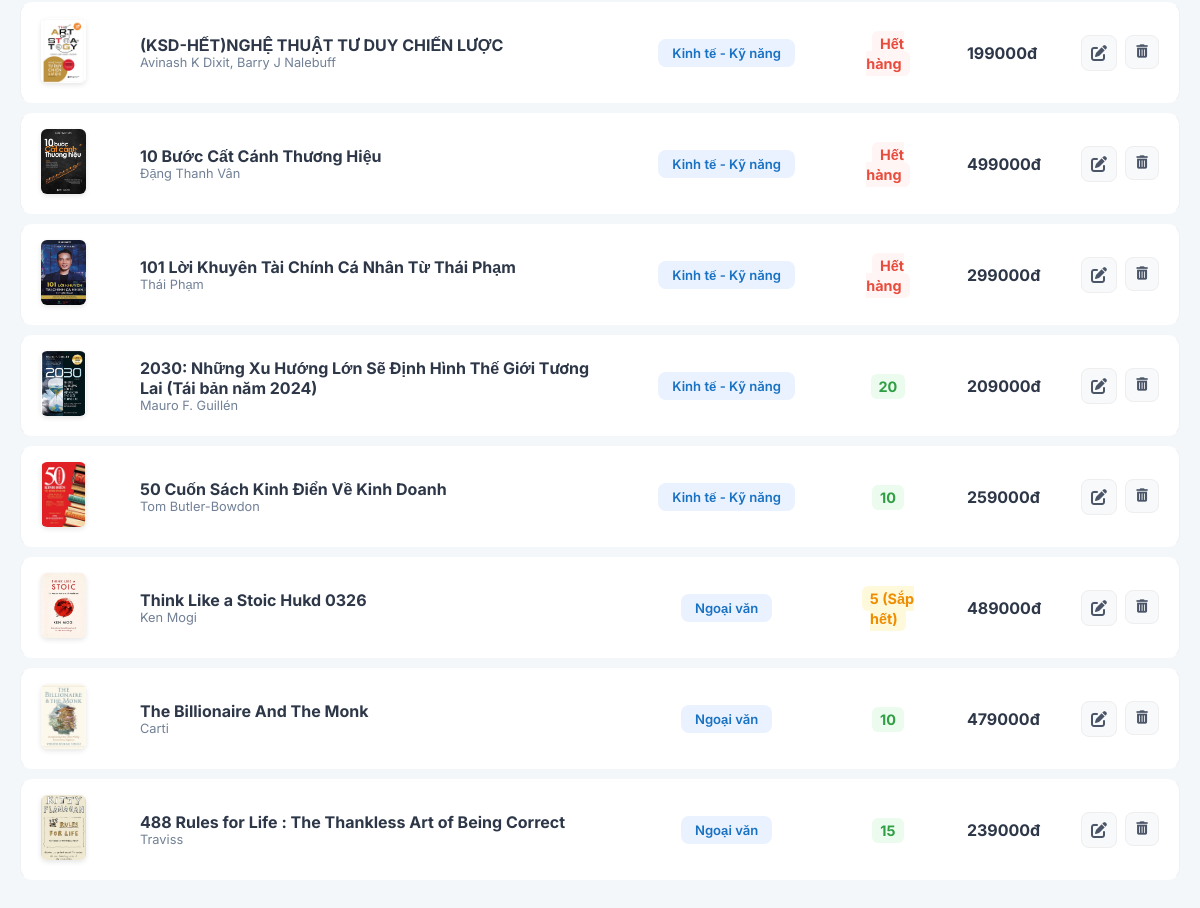
Page /staff/books/ (signed in, lower part) on the earlier database version.
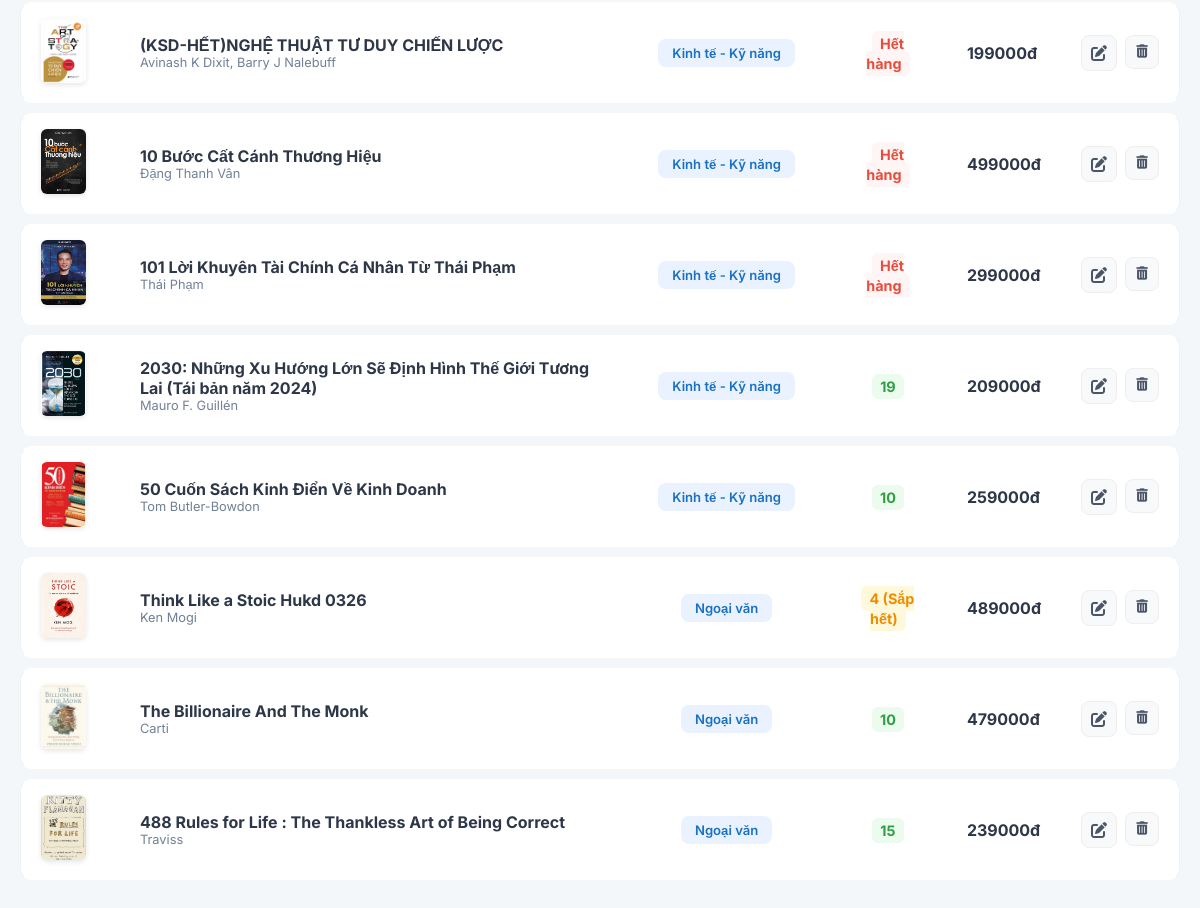
Same page on the later database version.
### app/models.py (models this page shows, shortened)
class Book(models.Model):
    title = models.CharField(max_length=200)
    author = models.CharField(max_length=100)
    price = models.DecimalField(max_digits=10, decimal_places=0)
    category = models.ForeignKey(Category, on_delete=models.SET_NULL, null=True, related_name='books')
    stock = models.IntegerField(default=0)
    release_date = models.DateField(default=timezone.now)
    wishlist = models.ManyToManyField(User, related_name="favorite_books", blank=True)
    description = models.TextField(blank=True, null=True)
    image = models.ImageField(upload_to='books/', blank=True, null=True)
    sold_count = models.IntegerField(default=0)

class Category(models.Model):
    name = models.CharField(max_length=100)

### app/views.py (the view)
# urls.py: path('staff/books/',                          views.staff_book_list,        name='staff_book_list'),
@user_passes_test(is_staff)
def staff_book_list(request):
    books = Book.objects.all()
    return render(request, 'app/staff_book_list.html', {'books': books})

### app/context_processors.py (called while the page is built)
def categories_processor(request):
    return {
        'categories': Category.objects.all()
    }

### app/views.py (called while the page is built)
def is_staff(user):
    return user.groups.filter(name='Staff').exists() or user.is_superuser

### app/templates/app/staff_book_list.html (shortened to what this page needs)
<!DOCTYPE html>
<html lang="vi">
<head>
    <link rel="stylesheet" href="https://cdnjs.cloudflare.com/ajax/libs/font-awesome/6.0.0/css/all.min.css">
</head>
<body>
    <div class="container">
        <table>
            <tbody>
                {% for book in books %}
                <tr>
                    <td>
                        {% if book.image %}
                            <img src="{{ book.image.url }}" class="book-img">
                        {% else %}
                            <div class="book-img" style="background:#eee; display:flex; align-items:center; justify-content:center;"><i class="fas fa-image" style="color:#ccc;"></i></div>
                        {% endif %}
                    </td>
                    <td>
                        <div style="font-weight: 700; color: #2d3748;">{{ book.title }}</div>
                        <div style="font-size: 0.8rem; color: #718096;">{{ book.author }}</div>
                    </td>
                    <td style="text-align: center;">
                        <span class="category-badge">{{ book.category.name|default:"---" }}</span>
                    </td>
                    <td style="text-align: center;">
                        {% if book.stock <= 0 %}
                            <span class="stock-badge stock-out">Hết hàng</span>
                        {% elif book.stock < 10 %}
                            <span class="stock-badge stock-low">{{ book.stock }} (Sắp hết)</span>
                        {% else %}
                            <span class="stock-badge stock-ok">{{ book.stock }}</span>
                        {% endif %}
                    </td>
                    <td style="font-weight: 700;">{{ book.price }}đ</td>
                    <td>
                        <div style="display: flex; gap: 8px; justify-content: flex-end;">
                            <a href="{% url 'staff_book_update' book.id %}" class="action-btn" title="Sửa"><i class="fas fa-edit"></i></a>
                            <form action="{% url 'staff_book_delete' book.id %}" method="post" style="margin:0;">
                                <button type="submit" class="action-btn btn-delete" onclick="return confirm('Xóa sách này?')">
                                    <i class="fas fa-trash-alt"></i>
                                </button>
                            </form>
                        </div>
                    </td>
                </tr>
                {% endfor %}
            </tbody>
        </table>
    </div>
</body>
</html>

Differences in the rows shown:
changed Book "2030: Những Xu Hướng Lớn Sẽ Định Hình Thế Giới Tương Lai (Tái bản năm 2024)": stock "20" → "19"
changed Book "Think Like a Stoic Hukd 0326": stock "5" → "4"
